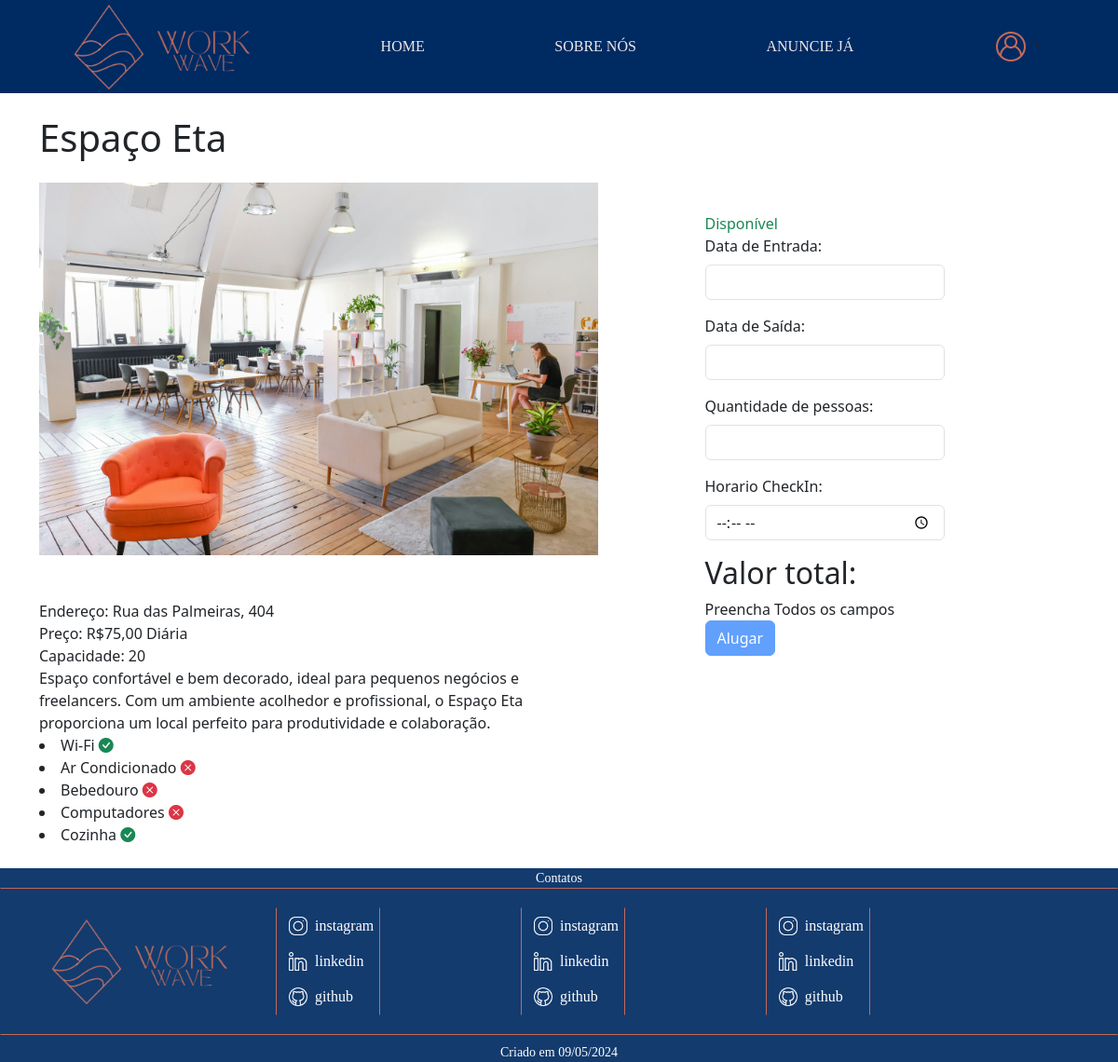
/AnuncioDetalhes.php?id=42, run on the app's committed database.
### tables this page shows
CREATE TABLE `espacodados` (
  `EspId` int(11) NOT NULL,
  `EspNome` varchar(255) NOT NULL,
  `EspEndereco` varchar(255) NOT NULL,
  `EspDescricao` mediumtext NOT NULL,
  `EspCapacidade` int(11) NOT NULL,
  `EspDisponibilidade` tinyint(1) DEFAULT 1,
  `EspDataCadastro` date NOT NULL,
  `ProId` int(11) NOT NULL,
  `EspImg` varchar(255) DEFAULT NULL,
  `EspPreco` decimal(10,2) DEFAULT NULL,
  `SerId` int(11) DEFAULT NULL,
  `EspCongelado` tinyint(1) DEFAULT 0
);

### AnuncioDetalhes.php (the view, shortened to what this page needs)
<?php
require('validadores/conectaBanco.php');
$query = "SELECT * FROM EspacoDados WHERE EspId = :id_anuncio";
$stmt = $conexao->prepare($query);
$stmt->bindParam(':id_anuncio', $_SESSION['id_anuncio'], PDO::PARAM_INT);
$stmt->execute();
if ($stmt->rowCount() > 0) {
    $espaco = $stmt->fetch(PDO::FETCH_ASSOC);
    $nome = $espaco['EspNome'];
    $capacidade = $espaco['EspCapacidade'];
    $disponibilidade = $espaco['EspDisponibilidade'];
    $preco = $espaco['EspPreco'];
    $endereco = $espaco['EspEndereco'];
    $caminho_imagem = $espaco['EspImg'];
    $descricao = $espaco['EspDescricao'];
    $query = "SELECT EspacoDados.*, servAmenidades.* FROM EspacoDados
        LEFT JOIN servAmenidades ON EspacoDados.SerId = servAmenidades.SerId
        WHERE EspacoDados.EspId = :id_anuncio";
    $stmt_servicos = $conexao->prepare($query);
    $stmt_servicos->bindParam(':id_anuncio', $_SESSION['id_anuncio'], PDO::PARAM_INT);
    $stmt_servicos->execute();
    if ($stmt_servicos->rowCount() > 0) {
        $servicosEAmenidades = array();
        while ($row = $stmt_servicos->fetch(PDO::FETCH_ASSOC)) {
            $servicosEAmenidades[] = $row;
        }
    } else {
        echo ("Nenhum serviço ou amenidade encontrado para este espaço.");
    }
} else {
    echo "Espaço não encontrado.";
}
?>
<!DOCTYPE html>
<html lang="en">
<head>
    <link href="https://cdn.jsdelivr.net/npm/bootstrap@5.3.3/dist/css/bootstrap.min.css" rel="stylesheet">
    <link href="https://cdnjs.cloudflare.com/ajax/libs/font-awesome/5.15.4/css/all.min.css" rel="stylesheet">
    <link href="https://cdn.jsdelivr.net/npm/bootstrap-icons/font/bootstrap-icons.css" rel="stylesheet">
    <link rel="stylesheet" href="css/Style.css">
    <link rel="stylesheet" href="css/AnuncioDetalhes.css">
    <link rel="stylesheet" href="//code.jquery.com/ui/1.12.1/themes/base/jquery-ui.css">
</head>
<body>
    <header>
        <div class="logo">
            <img src="img/WorkWave-removebg-preview (1).png" alt="" width="95px" height="95px">
            <img src="img/WorkWave__2_-removebg-preview.png" alt="" width="100px" height="100px">
        </div>
        <a href="index.php" class="underline">HOME</a>
        <a href="SobreNos.php" class="underline">SOBRE NÓS</a>
        <a href="AnuncieJa.php" class="underline">ANUNCIE JÁ</a>
        <?php
        if (!isset($_SESSION['usuario_validado']) || $_SESSION['usuario_validado'] == false) {
        ?>
            <div class="dropdown">
                <a class="btn dropdown-toggle" href="#" role="button" data-bs-toggle="dropdown" aria-expanded="false">
                    <img src="img/user-logo.png" alt="">
                </a>
            </div>
        <?php
        };
        ?>
    </header>
    <div class="container py-4">
        <div class="row">
            <div class="col-md-6">
                <div class="anuncio">
                    <h1 class="mb-4"><?php echo $nome; ?></h1>
                    <div class="detalhesAnuncio">
                        <img src="img/<?php echo $caminho_imagem; ?>" alt="Imagem do Espaço" height="400px">
                        <div class="detalhes">
                            <p class=" mt-5">Endereço: <?php echo $endereco; ?></p>
                            <p>Preço: R$<?php echo number_format($preco, 2, ',', '.'); ?> Diária</p>
                            <p>Capacidade: <?php echo $capacidade; ?></p>
                            <p><?php echo $descricao; ?></p>
                            <?php
                            $nomesServicos = array(
                                'SerWifi' => 'Wi-Fi',
                                'SerArcondicionado' => 'Ar Condicionado',
                                'SerBebedouro' => 'Bebedouro',
                                'SerComputadores' => 'Computadores',
                                'SerCozinha' => 'Cozinha'
                            );
                            ?>
                            <?php foreach ($servicosEAmenidades as $item) : ?>
                                <?php foreach ($nomesServicos as $coluna => $nomeServico) : ?>
                                    <li>
                                        <?php echo $nomeServico; ?>
                                        <?php if ($item[$coluna] == 1) : ?>
                                            <i class="bi bi-check-circle-fill text-success"></i>
                                        <?php else : ?>
                                            <i class="bi bi-x-circle-fill text-danger"></i>
                                        <?php endif; ?>
                                    </li>
                                <?php endforeach; ?>
                            <?php endforeach; ?>
                        </div>
                    </div>
                </div>
            </div>
            <div class="col-md-6 mt-4">
                <div class="formularioAluguel d-flex mt-5 justify-content-center p-4">
                    <form class="formCalculo" action="validadores/ValidaAluguel.php" method="post">
                        <p class="card-text mt-2 <?php echo $disponibilidade == 0 ? 'text-danger' : 'text-success'; ?>">
                            <?php echo $disponibilidade == 0 ? 'Indisponível' : 'Disponível'; ?>
                        </p>
                        <div class="mb-3">
                            <label for="dataEntrada" class="form-label">Data de Entrada:</label>
                            <input type="text" class="form-control" id="dataEntrada" name="dataEntrada" require>
                        </div>
                        <div class="mb-3">
                            <label for="dataSaida" class="form-label">Data de Saída:</label>
                            <input type="text" class="form-control" id="dataSaida" name="dataSaida" require>
                        </div>
                        <div class="mb-3">
                            <label for="QuantidadePessoas" class="form-label">Quantidade de pessoas:</label>
                            <input type="number" class="form-control" id="QuantidadePessoas" name="QuantidadePessoas" require>
                        </div>
                        <div class="mb-3">
                            <label for="CheckIn" class="form-label">Horario CheckIn:</label>
                            <input type="time" class="form-control" id="CheckIn" name="CheckIn" require>
                        </div>
                        <h2>Valor total:</h2>
                        <p id="valorTotal">Preencha Todos os campos</p>
                        <button id="btnAlugar" type="submit" class="btn btn-primary" disabled>Alugar</button>
                    </form>
                </div>
            </div>
        </div>
    </div>
    <footer class="rodape" id="contato">
        <div class="contato">
            <p>Contatos</p>
        </div>
        <div class="Borda">
            <div class="rodape-div">
                <div class="logo-2">
                    <img src="img/WorkWave-removebg-preview (1).png" alt="" width="95px" height="95px">
                    <img src="img/WorkWave__2_-removebg-preview.png" alt="" width="100px" height="100px">
                </div>
                <div class="Social">
                    <div class="Media">
                        <a class="btn" href="#">
                            <img src="img/instagram.png" alt="" width="20" height="20">
                            <p>instagram</p>
                        </a>
                        <a class="btn" href="#">
                            <img src="img/linkedin.png" alt="" width="20" height="20">
                            <p>linkedin</p>
                        </a>
                        <a class="btn" href="#">
                            <img src="img/github.png" alt="" width="20" height="20">
                            <p>github</p>
                        </a>
                    </div>
                </div>
                <div class="Social">
                    <div class="Media">
                        <a class="btn" href="#">
                            <img src="img/instagram.png" alt="" width="20" height="20">
                            <p>instagram</p>
                        </a>
                        <a class="btn" href="#">
                            <img src="img/linkedin.png" alt="" width="20" height="20">
                            <p>linkedin</p>
                        </a>
                        <a class="btn" href="#">
                            <img src="img/github.png" alt="" width="20" height="20">
                            <p>github</p>
                        </a>
                    </div>
                </div>
                <div class="Social">
                    <div class="Media">
                        <a class="btn" href="#">
                            <img src="img/instagram.png" alt="" width="20" height="20">
                            <p>instagram</p>
                        </a>
                        <a class="btn" href="#">
                            <img src="img/linkedin.png" alt="" width="20" height="20">
                            <p>linkedin</p>
                        </a>
                        <a class="btn" href="#">
                            <img src="img/github.png" alt="" width="20" height="20">
                            <p>github</p>
                        </a>
                    </div>
                </div>
            </div>
        </div>
        <div class="data">
            <p>Criado em 09/05/2024</p>
        </div>
    </footer>
</body>
</html>

### css/Style.css (style rules this page uses)
header { background-color: #002a62; display: flex; flex-direction: row; justify-content: space-around; align-items: center; }
a { text-decoration: none; color: white; font-family: 'Times New Roman', Times, serif; }
.underline { position: relative; text-decoration: none; color: #EAEAEA; transition: color 0.3s ease; }
.underline::after { content: ''; position: absolute; bottom: -12px; left: -25%; width: 150%; height: 2px; background-color: #EAEAEA; transform: scaleX(0); transition: transform 0.3s ease; }
.rodape { text-align: center; background-color: #133b6e; color: white; height: auto; width: 100%; font-size: 14px; font-family: helvetica; justify-content: center; align-items: center; flex-direction: row; }
.rodape p, .pesquisa p { font-family: 'Times New Roman', Times, serif; }
.Borda { border: 1px solid #c46a57; border-right-color: #133b6e; border-left-color: #133b6e; }
.rodape-div { display: flex; align-items: center; justify-content: space-around; width: 90%; padding: 20px; margin-right: 200px; }
.Social { display: flex; width: calc(33.33% - 234px); margin-right: 100px; border: 1px solid #c46a57; border-bottom-color: #133b6e; border-top-color: #133b6e; flex-direction: row; }
.Media { display: flex; flex-direction: column; }
.Media .btn { display: flex; align-items: center; }
.Media img { margin-right: 8px; }
.Media p { color: white; margin: 0; }
.contato p { margin: 0; background-color: #133b6e; }
.data { margin-top: 8px; background-color: #133b6e; }
p { margin: 0; }

### data on the page
espacodados: EspNome "Espaço Eta", EspImg (picture), EspEndereco "Rua das Palmeiras, 404", EspPreco "75,00", EspCapacidade "20", EspDescricao "Espaço confortável e bem decorado, ideal para pequenos negócios e freelancers. Com um ambiente acolhedor e profissional, o Espaço Eta proporciona um local perfeito para produtividade e colaboração.", nomeServico "Wi-Fi", nomeServico "Ar Condicionado", nomeServico "Bebedouro", nomeServico "Computadores", nomeServico "Cozinha"
